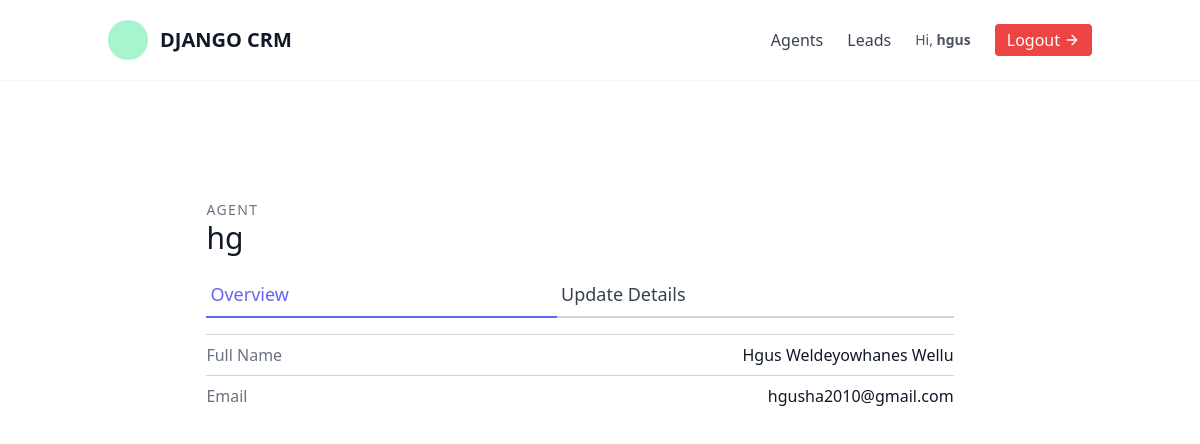
Screenshot of /agents/2/ (signed in) with the database file from the repository.
### leads/models.py (models this page shows, shortened)
class User(AbstractUser):
    is_organisor = models.BooleanField(default=True)
    is_agent = models.BooleanField(default=False)

class Agent(models.Model):
    user = models.OneToOneField(User, on_delete=models.CASCADE)
    organisation = models.ForeignKey(UserProfile, on_delete=models.CASCADE,null=True, blank= True)

### agents/views.py (the view)
# urls.py: path('<int:pk>/', AgentDetailView.as_view(), name='agent-detail'),
class AgentDetailView(OrganisorAndLoginRequiredMixin, generic.DetailView):
    template_name = "agents/agent_detail.html"
    context_object_name = "agent"
    def get_queryset(self):
        organisation = self.request.user.userprofile
        return Agent.objects.filter(organisation=organisation)

### agents/mixins.py (called while the page is built)
    def dispatch(self, request, *args, **kwargs):
        if not request.user.is_authenticated or not request.user.is_organisor:
            return redirect("leads:lead-list")
        return super().dispatch(request, *args, **kwargs)

### agents/templates/agents/agent_detail.html
{% extends "base.html" %}
{% block content %}
<section class="text-gray-700 body-font overflow-hidden">
    <div class="container px-5 py-24 mx-auto">
      <div class="lg:w-4/5 mx-auto flex flex-wrap">
        <div class="w-full lg:pr-10 lg:py-6 mb-6 lg:mb-0">
            <h2 class="text-sm title-font text-gray-500 tracking-widest">AGENT</h2>
            <h1 class="text-gray-900 text-3xl title-font font-medium mb-4">{{ agent.user.username }}</h1>
            <div class="flex mb-4">
                <a href="{% url 'agents:agent-detail' agent.pk %}" class="flex-grow text-indigo-500 border-b-2 border-indigo-500 py-2 text-lg px-1">
                    Overview
                </a>
                <a href="{% url 'agents:agent-update' agent.pk %}" class="flex-grow border-b-2 border-gray-300 py-2 text-lg px-1">
                    Update Details
                </a>
            </div>
            <div class="flex border-t border-gray-300 py-2">
                <span class="text-gray-500">Full Name</span>
                <span class="ml-auto text-gray-900">{{ agent.user.first_name }} {{ agent.user.last_name }}</span>
            </div>
            <div class="flex border-t border-gray-300 py-2">
                <span class="text-gray-500">Email</span>
                <span class="ml-auto text-gray-900">{{ agent.user.email }}</span>
            </div>
        </div>
      </div>
    </div>
  </section>
{% endblock content %}

### templates/navbar.html (shortened to what this page needs)
<header class="text-gray-700 body-font bg-white shadow-sm">
  <div class="container mx-auto flex flex-wrap p-5 flex-col md:flex-row items-center justify-between">
    <a href="{% url 'dashboard' %}" class="flex title-font font-medium items-center text-gray-900 mb-4 md:mb-0">
      <svg id="Layer_1" class="w-10 h-10" viewBox="0 0 512 512" xmlns="http://www.w3.org/2000/svg">
        <circle cx="256" cy="256" r="256" fill="#a6f5cf"/>
      </svg>
      <span class="ml-3 text-xl font-semibold">DJANGO CRM</span>
    </a>
    <div class="flex items-center space-x-6 ml-auto">
      {% if request.user.is_authenticated %}
        {% if request.user.is_organisor %}
          <a href="{% url 'agents:agent-list' %}" class="hover:text-indigo-600 font-medium">Agents</a>
        {% endif %}
        <a href="{% url 'leads:lead-list' %}" class="hover:text-indigo-600 font-medium">Leads</a>
        <span class="text-sm text-gray-600">Hi, <strong>{{ request.user.username }}</strong></span>
        <a href="{% url 'logout' %}" class="inline-flex items-center bg-red-500 text-white border-0 py-1 px-3 rounded hover:bg-red-600 transition">
          Logout
          <svg fill="none" stroke="currentColor" stroke-linecap="round" stroke-linejoin="round"
               stroke-width="2" class="w-4 h-4 ml-1" viewBox="0 0 24 24">
            <path d="M5 12h14M12 5l7 7-7 7"></path>
          </svg>
        </a>
      {% endif %}
    </div>
  </div>
</header>

### theme/static/css/styles.css (style rules this page uses)
*,::after,::before { box-sizing:border-box }
:root { -moz-tab-size:4;-o-tab-size:4;tab-size:4 }
html { line-height:1.15;-webkit-text-size-adjust:100% }
body { margin:0 }
body { font-family:system-ui,-apple-system,'Segoe UI',Roboto,Helvetica,Arial,sans-serif,'Apple Color Emoji','Segoe UI Emoji' }
b,strong { font-weight:bolder }
blockquote,dd,dl,figure,h1,h2,h3,h4,h5,h6,hr,p,pre { margin:0 }
html { font-family:ui-sans-serif,system-ui,-apple-system,BlinkMacSystemFont,"Segoe UI",Roboto,"Helvetica Neue",Arial,"Noto Sans",sans-serif,"Apple Color Emoji","Segoe UI Emoji","Segoe UI Symbol","Noto Color Emoji";line-height:1.5 }
body { font-family:inherit;line-height:inherit }
*,::after,::before { box-sizing:border-box;border-width:0;border-style:solid;border-color:#e5e7eb }
h1,h2,h3,h4,h5,h6 { font-size:inherit;font-weight:inherit }
a { color:inherit;text-decoration:inherit }
audio,canvas,embed,iframe,img,object,svg,video { display:block;vertical-align:middle }
.container { width:100% }
@media (min-width:640px) { .container { max-width:640px } }
@media (min-width:768px) { .container { max-width:768px } }
@media (min-width:1024px) { .container { max-width:1024px } }
.space-x-6>:not([hidden])~:not([hidden]) { --tw-space-x-reverse:0;margin-right:calc(1.5rem * var(--tw-space-x-reverse));margin-left:calc(1.5rem * calc(1 - var(--tw-space-x-reverse))) }
.bg-white { --tw-bg-opacity:1;background-color:rgba(255,255,255,var(--tw-bg-opacity)) }
.bg-red-500 { --tw-bg-opacity:1;background-color:rgba(239,68,68,var(--tw-bg-opacity)) }
.border-gray-300 { --tw-border-opacity:1;border-color:rgba(209,213,219,var(--tw-border-opacity)) }
.border-indigo-500 { --tw-border-opacity:1;border-color:rgba(99,102,241,var(--tw-border-opacity)) }
.rounded { border-radius:.25rem }
.border-0 { border-width:0 }
.border-b-2 { border-bottom-width:2px }
.border-t { border-top-width:1px }
.flex { display:flex }
.inline-flex { display:inline-flex }
.flex-col { flex-direction:column }
.flex-wrap { flex-wrap:wrap }
.items-center { align-items:center }
.justify-between { justify-content:space-between }
.flex-grow { flex-grow:1 }
.font-medium { font-weight:500 }
.font-semibold { font-weight:600 }
.h-4 { height:1rem }
.h-10 { height:2.5rem }
.text-sm { font-size:.875rem;line-height:1.25rem }
.text-lg { font-size:1.125rem;line-height:1.75rem }
.text-xl { font-size:1.25rem;line-height:1.75rem }
.text-3xl { font-size:1.875rem;line-height:2.25rem }
.mx-auto { margin-left:auto;margin-right:auto }
.ml-1 { margin-left:.25rem }
.ml-3 { margin-left:.75rem }
.mb-4 { margin-bottom:1rem }
.mb-6 { margin-bottom:1.5rem }
.ml-auto { margin-left:auto }
.overflow-hidden { overflow:hidden }
.p-5 { padding:1.25rem }
.py-1 { padding-top:.25rem;padding-bottom:.25rem }
.px-1 { padding-left:.25rem;padding-right:.25rem }
.py-2 { padding-top:.5rem;padding-bottom:.5rem }
.px-3 { padding-left:.75rem;padding-right:.75rem }
.px-5 { padding-left:1.25rem;padding-right:1.25rem }
.py-24 { padding-top:6rem;padding-bottom:6rem }
* { --tw-shadow:0 0 #0000 }
* { --tw-ring-inset:var(--tw-empty, );--tw-ring-offset-width:0px;--tw-ring-offset-color:#fff;--tw-ring-color:rgba(59, 130, 246, 0.5);--tw-ring-offset-shadow:0 0 #0000;--tw-ring-shadow:0 0 #0000 }
.text-white { --tw-text-opacity:1;color:rgba(255,255,255,var(--tw-text-opacity)) }
.text-gray-500 { --tw-text-opacity:1;color:rgba(107,114,128,var(--tw-text-opacity)) }
.text-gray-700 { --tw-text-opacity:1;color:rgba(55,65,81,var(--tw-text-opacity)) }
.text-gray-900 { --tw-text-opacity:1;color:rgba(17,24,39,var(--tw-text-opacity)) }
.text-indigo-500 { --tw-text-opacity:1;color:rgba(99,102,241,var(--tw-text-opacity)) }
.tracking-widest { letter-spacing:.1em }
.w-4 { width:1rem }
.w-10 { width:2.5rem }
.w-full { width:100% }
@media (min-width:768px) { .md\:flex-row { flex-direction:row } }
@media (min-width:768px) { .md\:mb-0 { margin-bottom:0 } }
@media (min-width:1024px) { .lg\:mb-0 { margin-bottom:0 } }
@media (min-width:1024px) { .lg\:py-6 { padding-top:1.5rem;padding-bottom:1.5rem } }
@media (min-width:1024px) { .lg\:pr-10 { padding-right:2.5rem } }
@media (min-width:1024px) { .lg\:w-4\/5 { width:80% } }

### rows the page displays
User: user.username "hgus"
Agent: user.username "hg", user.first_name "Hgus Weldeyowhanes", user.last_name "Wellu", user.email "hgusha2010@gmail.com"
